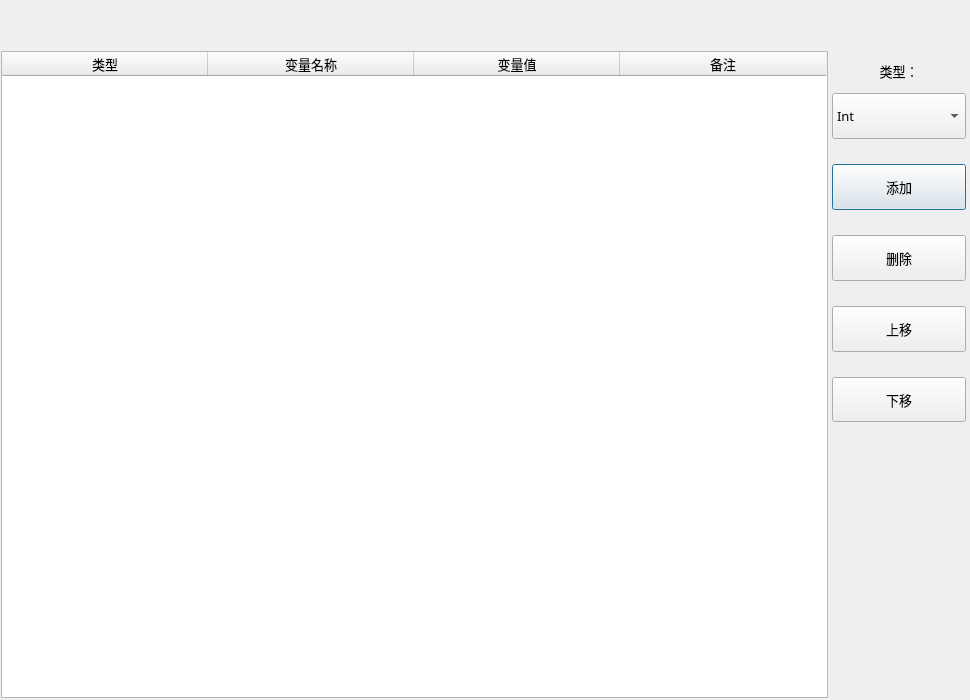
<?xml version="1.0" encoding="UTF-8"?>
<ui version="4.0">
 <class>frmGlobalVariableClass</class>
 <widget class="QDialog" name="frmGlobalVariableClass">
  <property name="geometry">
   <rect>
    <x>0</x>
    <y>0</y>
    <width>970</width>
    <height>700</height>
   </rect>
  </property>
  <property name="sizePolicy">
   <sizepolicy hsizetype="Preferred" vsizetype="Preferred">
    <horstretch>0</horstretch>
    <verstretch>0</verstretch>
   </sizepolicy>
  </property>
  <property name="minimumSize">
   <size>
    <width>900</width>
    <height>700</height>
   </size>
  </property>
  <property name="maximumSize">
   <size>
    <width>16777215</width>
    <height>16777215</height>
   </size>
  </property>
  <property name="windowTitle">
   <string>GlobalVar</string>
  </property>
  <property name="windowIcon">
   <iconset resource="../../saribbonresouce.qrc">
    <normaloff>:/skin/icon/icon/icons/light/GlobalVar.png</normaloff>:/skin/icon/icon/icons/light/GlobalVar.png</iconset>
  </property>
  <layout class="QVBoxLayout" name="verticalLayout_3">
   <property name="leftMargin">
    <number>1</number>
   </property>
   <property name="topMargin">
    <number>1</number>
   </property>
   <property name="rightMargin">
    <number>2</number>
   </property>
   <property name="bottomMargin">
    <number>2</number>
   </property>
   <item>
    <spacer name="verticalSpacer_2">
     <property name="orientation">
      <enum>Qt::Vertical</enum>
     </property>
     <property name="sizeType">
      <enum>QSizePolicy::Fixed</enum>
     </property>
     <property name="sizeHint" stdset="0">
      <size>
       <width>20</width>
       <height>50</height>
      </size>
     </property>
    </spacer>
   </item>
   <item>
    <layout class="QHBoxLayout" name="horizontalLayout" stretch="6,1">
     <property name="spacing">
      <number>2</number>
     </property>
     <item>
      <layout class="QVBoxLayout" name="verticalLayout">
       <item>
        <widget class="QTableWidget" name="tableWidget">
         <property name="gridStyle">
          <enum>Qt::SolidLine</enum>
         </property>
         <attribute name="horizontalHeaderDefaultSectionSize">
          <number>206</number>
         </attribute>
         <column>
          <property name="text">
           <string>类型</string>
          </property>
          <property name="font">
           <font>
            <family>微软雅黑</family>
            <pointsize>10</pointsize>
           </font>
          </property>
         </column>
         <column>
          <property name="text">
           <string>变量名称</string>
          </property>
          <property name="font">
           <font>
            <family>微软雅黑</family>
            <pointsize>10</pointsize>
           </font>
          </property>
         </column>
         <column>
          <property name="text">
           <string>变量值</string>
          </property>
          <property name="font">
           <font>
            <family>微软雅黑</family>
            <pointsize>10</pointsize>
           </font>
          </property>
         </column>
         <column>
          <property name="text">
           <string>备注</string>
          </property>
          <property name="font">
           <font>
            <family>微软雅黑</family>
            <pointsize>10</pointsize>
           </font>
          </property>
         </column>
        </widget>
       </item>
      </layout>
     </item>
     <item>
      <layout class="QVBoxLayout" name="verticalLayout_2">
       <property name="spacing">
        <number>0</number>
       </property>
       <item>
        <widget class="QWidget" name="widget" native="true">
         <property name="sizePolicy">
          <sizepolicy hsizetype="Preferred" vsizetype="Preferred">
           <horstretch>0</horstretch>
           <verstretch>0</verstretch>
          </sizepolicy>
         </property>
         <property name="minimumSize">
          <size>
           <width>128</width>
           <height>0</height>
          </size>
         </property>
         <layout class="QVBoxLayout" name="verticalLayout_4" stretch="1,2,1,2,1,2,1,2,1,2,12">
          <property name="spacing">
           <number>2</number>
          </property>
          <property name="leftMargin">
           <number>2</number>
          </property>
          <property name="topMargin">
           <number>0</number>
          </property>
          <property name="rightMargin">
           <number>2</number>
          </property>
          <property name="bottomMargin">
           <number>0</number>
          </property>
          <item>
           <widget class="QLabel" name="label">
            <property name="minimumSize">
             <size>
              <width>0</width>
              <height>40</height>
             </size>
            </property>
            <property name="font">
             <font>
              <family>微软雅黑</family>
              <pointsize>10</pointsize>
             </font>
            </property>
            <property name="text">
             <string>类型：</string>
            </property>
            <property name="alignment">
             <set>Qt::AlignCenter</set>
            </property>
           </widget>
          </item>
          <item>
           <widget class="QComboBox" name="comboType">
            <property name="sizePolicy">
             <sizepolicy hsizetype="Preferred" vsizetype="Preferred">
              <horstretch>0</horstretch>
              <verstretch>0</verstretch>
             </sizepolicy>
            </property>
            <property name="minimumSize">
             <size>
              <width>0</width>
              <height>40</height>
             </size>
            </property>
            <property name="font">
             <font>
              <family>微软雅黑</family>
              <pointsize>10</pointsize>
             </font>
            </property>
            <item>
             <property name="text">
              <string>Int</string>
             </property>
            </item>
            <item>
             <property name="text">
              <string>Double</string>
             </property>
            </item>
            <item>
             <property name="text">
              <string>QString</string>
             </property>
            </item>
            <item>
             <property name="text">
              <string>Bool</string>
             </property>
            </item>
            <item>
             <property name="text">
              <string>QPoint</string>
             </property>
            </item>
            <item>
             <property name="text">
              <string>QPointF</string>
             </property>
            </item>
           </widget>
          </item>
          <item>
           <spacer name="verticalSpacer_6">
            <property name="orientation">
             <enum>Qt::Vertical</enum>
            </property>
            <property name="sizeType">
             <enum>QSizePolicy::Preferred</enum>
            </property>
            <property name="sizeHint" stdset="0">
             <size>
              <width>20</width>
              <height>10</height>
             </size>
            </property>
           </spacer>
          </item>
          <item>
           <widget class="QPushButton" name="btnAdd">
            <property name="sizePolicy">
             <sizepolicy hsizetype="Preferred" vsizetype="Preferred">
              <horstretch>0</horstretch>
              <verstretch>0</verstretch>
             </sizepolicy>
            </property>
            <property name="minimumSize">
             <size>
              <width>90</width>
              <height>40</height>
             </size>
            </property>
            <property name="font">
             <font>
              <family>微软雅黑</family>
              <pointsize>10</pointsize>
             </font>
            </property>
            <property name="text">
             <string>添加</string>
            </property>
            <property name="iconSize">
             <size>
              <width>30</width>
              <height>30</height>
             </size>
            </property>
           </widget>
          </item>
          <item>
           <spacer name="verticalSpacer_4">
            <property name="orientation">
             <enum>Qt::Vertical</enum>
            </property>
            <property name="sizeType">
             <enum>QSizePolicy::Preferred</enum>
            </property>
            <property name="sizeHint" stdset="0">
             <size>
              <width>20</width>
              <height>25</height>
             </size>
            </property>
           </spacer>
          </item>
          <item>
           <widget class="QPushButton" name="btnSub">
            <property name="sizePolicy">
             <sizepolicy hsizetype="Preferred" vsizetype="Preferred">
              <horstretch>0</horstretch>
              <verstretch>0</verstretch>
             </sizepolicy>
            </property>
            <property name="minimumSize">
             <size>
              <width>90</width>
              <height>40</height>
             </size>
            </property>
            <property name="font">
             <font>
              <family>微软雅黑</family>
              <pointsize>10</pointsize>
             </font>
            </property>
            <property name="text">
             <string>删除</string>
            </property>
            <property name="iconSize">
             <size>
              <width>30</width>
              <height>30</height>
             </size>
            </property>
           </widget>
          </item>
          <item>
           <spacer name="verticalSpacer_5">
            <property name="orientation">
             <enum>Qt::Vertical</enum>
            </property>
            <property name="sizeType">
             <enum>QSizePolicy::Preferred</enum>
            </property>
            <property name="sizeHint" stdset="0">
             <size>
              <width>20</width>
              <height>25</height>
             </size>
            </property>
           </spacer>
          </item>
          <item>
           <widget class="QPushButton" name="btnMoveUp">
            <property name="sizePolicy">
             <sizepolicy hsizetype="Preferred" vsizetype="Preferred">
              <horstretch>0</horstretch>
              <verstretch>0</verstretch>
             </sizepolicy>
            </property>
            <property name="minimumSize">
             <size>
              <width>90</width>
              <height>40</height>
             </size>
            </property>
            <property name="font">
             <font>
              <family>微软雅黑</family>
              <pointsize>10</pointsize>
             </font>
            </property>
            <property name="text">
             <string>上移</string>
            </property>
            <property name="iconSize">
             <size>
              <width>30</width>
              <height>30</height>
             </size>
            </property>
           </widget>
          </item>
          <item>
           <spacer name="verticalSpacer_3">
            <property name="orientation">
             <enum>Qt::Vertical</enum>
            </property>
            <property name="sizeType">
             <enum>QSizePolicy::Preferred</enum>
            </property>
            <property name="sizeHint" stdset="0">
             <size>
              <width>20</width>
              <height>25</height>
             </size>
            </property>
           </spacer>
          </item>
          <item>
           <widget class="QPushButton" name="btnMoveDown">
            <property name="sizePolicy">
             <sizepolicy hsizetype="Preferred" vsizetype="Preferred">
              <horstretch>0</horstretch>
              <verstretch>0</verstretch>
             </sizepolicy>
            </property>
            <property name="minimumSize">
             <size>
              <width>90</width>
              <height>40</height>
             </size>
            </property>
            <property name="font">
             <font>
              <family>微软雅黑</family>
              <pointsize>10</pointsize>
             </font>
            </property>
            <property name="text">
             <string>下移</string>
            </property>
            <property name="iconSize">
             <size>
              <width>30</width>
              <height>30</height>
             </size>
            </property>
           </widget>
          </item>
          <item>
           <spacer name="verticalSpacer">
            <property name="orientation">
             <enum>Qt::Vertical</enum>
            </property>
            <property name="sizeHint" stdset="0">
             <size>
              <width>20</width>
              <height>40</height>
             </size>
            </property>
           </spacer>
          </item>
         </layout>
        </widget>
       </item>
      </layout>
     </item>
    </layout>
   </item>
  </layout>
 </widget>
 <layoutdefault spacing="6" margin="11"/>
 <resources>
  <include location="../../saribbonresouce.qrc"/>
 </resources>
 <connections/>
</ui>
